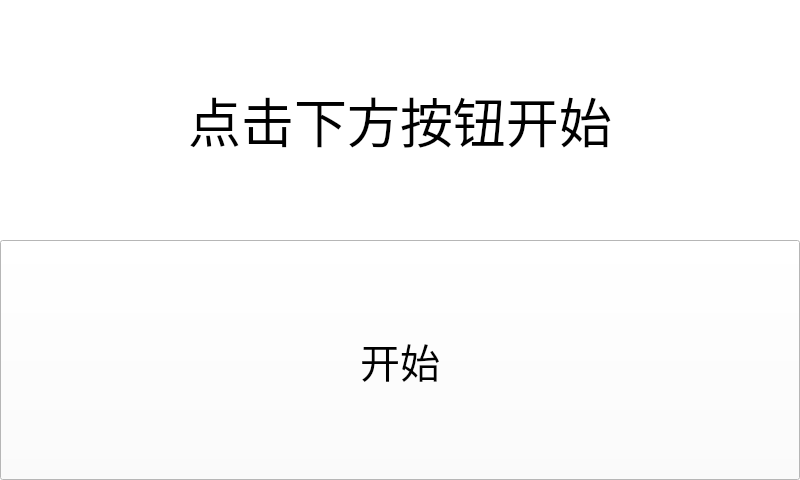
<?xml version="1.0" encoding="UTF-8"?>
<ui version="4.0">
 <class>PumpWindow</class>
 <widget class="QWidget" name="PumpWindow">
  <property name="geometry">
   <rect>
    <x>0</x>
    <y>0</y>
    <width>800</width>
    <height>480</height>
   </rect>
  </property>
  <property name="windowTitle">
   <string>PumpWindow</string>
  </property>
  <property name="autoFillBackground">
   <bool>false</bool>
  </property>
  <property name="styleSheet">
   <string notr="true">background-color: rgb(255, 255, 255);</string>
  </property>
  <widget class="QLabel" name="label">
   <property name="geometry">
    <rect>
     <x>0</x>
     <y>0</y>
     <width>800</width>
     <height>240</height>
    </rect>
   </property>
   <property name="font">
    <font>
     <pointsize>40</pointsize>
    </font>
   </property>
   <property name="text">
    <string>点击下方按钮开始</string>
   </property>
   <property name="alignment">
    <set>Qt::AlignCenter</set>
   </property>
  </widget>
  <widget class="QPushButton" name="button">
   <property name="geometry">
    <rect>
     <x>0</x>
     <y>240</y>
     <width>800</width>
     <height>240</height>
    </rect>
   </property>
   <property name="sizePolicy">
    <sizepolicy hsizetype="Preferred" vsizetype="Preferred">
     <horstretch>0</horstretch>
     <verstretch>0</verstretch>
    </sizepolicy>
   </property>
   <property name="font">
    <font>
     <pointsize>30</pointsize>
    </font>
   </property>
   <property name="text">
    <string>开始</string>
   </property>
  </widget>
 </widget>
 <resources/>
 <connections/>
</ui>
